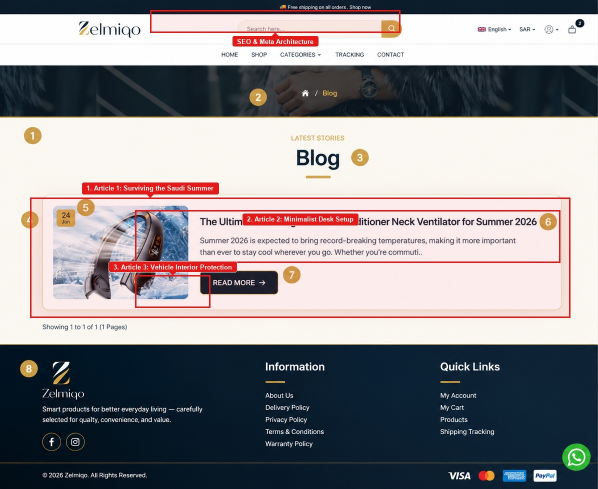
#> input picture new-content-html-pages/assets/blogs_full.jpg, 1195 x 977 px, given in place of media_1795411945974_89f8a25d.jpg, which was not available (shown at 1/2 size)
$ python generate_dock_annotated_assets.py
#> lines starting #> are read from the running program, lines starting #| are printed output that depends on the picture
#!/usr/bin/env python3
"""
generate_dock_annotated_assets.py
Takes the user's 9 uploaded base images (with user-drawn red boxes)
and stamps crisp red badge tabs with matching workstation numbers onto each box.
"""

import os
from PIL import Image, ImageDraw, ImageFont

BASE_UPLOADED = '/Users/shunyavkashminim2/.gemini/antigravity/brain/15b07e7f-69f3-4dc8-984e-f7fdb152baee/.user_uploaded/'
OUTPUT_DIR = '/Users/shunyavkashminim2/Downloads/Test/new-content-html-pages/assets/'

FONT_PATH = '/System/Library/Fonts/Supplemental/Arial Bold.ttf'
RED_BG = (230, 25, 25)      # #e61919 exact standard
WHITE_TEXT = (255, 255, 255) # Pure white text
BORDER_COLOR = (180, 20, 20)

def draw_badge(draw, text, x, y, font, align='left', place='above'):
    """
    Draws a crisp callout badge tab at (x, y).
    place: 'above' (tab sits on top of y), 'inside' (tab sits below y), or 'top_left'
    """
    bbox = font.getbbox(text)
    tw = bbox[2] - bbox[0]
    th = bbox[3] - bbox[1]

    pad_h = 7
    pad_v = 4
    bw = tw + pad_h * 2
    bh = th + pad_v * 2

    if align == 'center':
        bx = int(x - bw / 2)
    elif align == 'right':
        bx = int(x - bw)
    else:
        bx = int(x)

    if place == 'above':
        by = int(y - bh)
    elif place == 'inside':
        by = int(y)
    else:
        by = int(y - bh / 2)

    # Draw solid red rectangle tab with slight rounding or clean corners
    draw.rectangle([bx, by, bx + bw, by + bh], fill=RED_BG)
    # White text centered in badge
    tx = bx + pad_h
    ty = by + pad_v - bbox[1]
    draw.text((tx, ty), text, font=font, fill=WHITE_TEXT)
    return (bx, by, bx + bw, by + bh)


def process_hero():
    src = os.path.join(BASE_UPLOADED, 'media_1795411945974_89f8a25d.jpg')
    im = Image.open(src).convert('RGB')
#> im is the input picture: PIL image 1195x977 RGB; mean R, G, B 143.8, 141.1, 144.4
    draw = ImageDraw.Draw(im)
    font = ImageFont.truetype(FONT_PATH, 13)

    # Box 1: Title x=[505, 956], y=[11, 90]
    draw_badge(draw, "[1] Title", 505, 11, font, align='left', place='inside')

    # Box 2: Callout on watch image x=[236, 441], y=[106, 169]
    draw_badge(draw, "[Callout] Image Tag", 236, 106, font, align='left', place='above')

    # Box 3: Subtitle x=[509, 938], y=[96, 168]
    draw_badge(draw, "[1] Subtitle", 509, 96, font, align='left', place='inside')

    # Box 4: 4 Bullet points x=[505, 701], y=[170, 305]
    draw_badge(draw, "[4] Highlights", 505, 170, font, align='left', place='inside')

    out_path = os.path.join(OUTPUT_DIR, 'product_dock_hero.jpg')
    im.save(out_path, 'JPEG', quality=95)
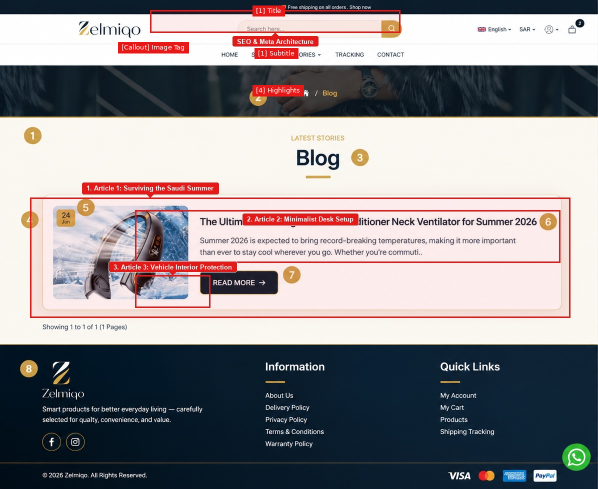
#> saved as product_dock_hero.jpg: PIL image 1195x977 RGB (shown at 1/2 size); mean R, G, B 144.2, 140.1, 143.4
    print("Saved:", out_path)


def process_faqs():
    src = os.path.join(BASE_UPLOADED, 'media_1795412083015_281d8c54.jpg')
    im = Image.open(src).convert('RGB')
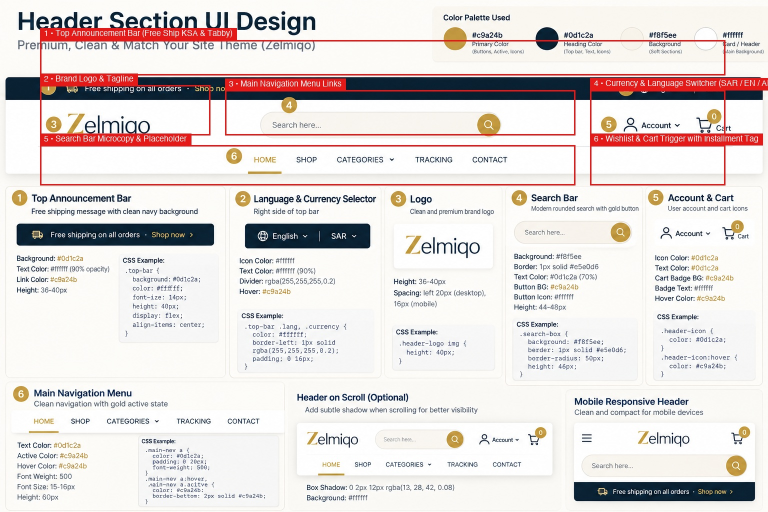
#> input picture new-content-html-pages/assets/header_full.jpg, 1536 x 1024 px, given in place of media_1795412083015_281d8c54.jpg, which was not available (shown at 1/2 size)
#> im is the input picture: PIL image 1536x1024 RGB; mean R, G, B 226.6, 219.9, 218.3
    draw = ImageDraw.Draw(im)
    font = ImageFont.truetype(FONT_PATH, 13)

    # Header: y=[15, 128], x=[532, 1005]
    draw_badge(draw, "[1] Header", 532, 15, font, align='left', place='inside')

    # Accordion 1: y=[140, 211], x=[526, 1005]
    draw_badge(draw, "[FAQ 1] Multi-Device Charging", 526, 140, font, align='left', place='inside')

    # Accordion 2: y=[226, 299], x=[526, 1012]
    draw_badge(draw, "[FAQ 2] iPhone & Samsung Compatibility", 526, 226, font, align='left', place='inside')

    # Accordion 3: y=[312, 386], x=[516, 1005]
    draw_badge(draw, "[FAQ 3] Screen Visibility & Cases", 516, 312, font, align='left', place='inside')

    # Accordion 4: y=[397, 471], x=[513, 1005]
    draw_badge(draw, "[FAQ 4] Built-In Watch Stand", 513, 397, font, align='left', place='inside')

    out_path = os.path.join(OUTPUT_DIR, 'product_dock_faqs.jpg')
    im.save(out_path, 'JPEG', quality=95)
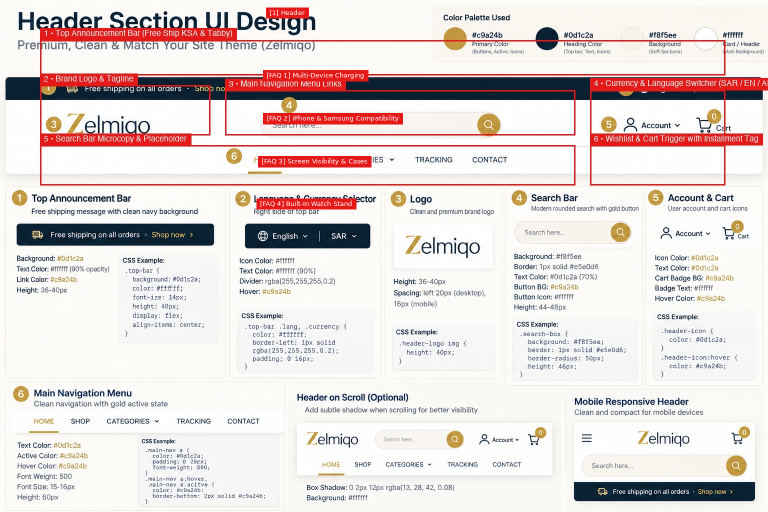
#> saved as product_dock_faqs.jpg: PIL image 1536x1024 RGB (shown at 1/2 size); mean R, G, B 226.8, 217.6, 216
    print("Saved:", out_path)


def process_two_col():
    src = os.path.join(BASE_UPLOADED, 'media_1795412104022_41859d61.jpg')
    im = Image.open(src).convert('RGB')
    draw = ImageDraw.Draw(im)
    font = ImageFont.truetype(FONT_PATH, 13)

    # Top box: y=[108, 232], x=[28, 463]
    draw_badge(draw, "[1] Heading & Value Story", 28, 108, font, align='left', place='inside')

    # Bottom box: y=[242, 356], x=[33, 474]
    draw_badge(draw, "[2] Trust Guarantee Cards", 33, 242, font, align='left', place='inside')

    out_path = os.path.join(OUTPUT_DIR, 'product_dock_two_col.jpg')
    im.save(out_path, 'JPEG', quality=95)
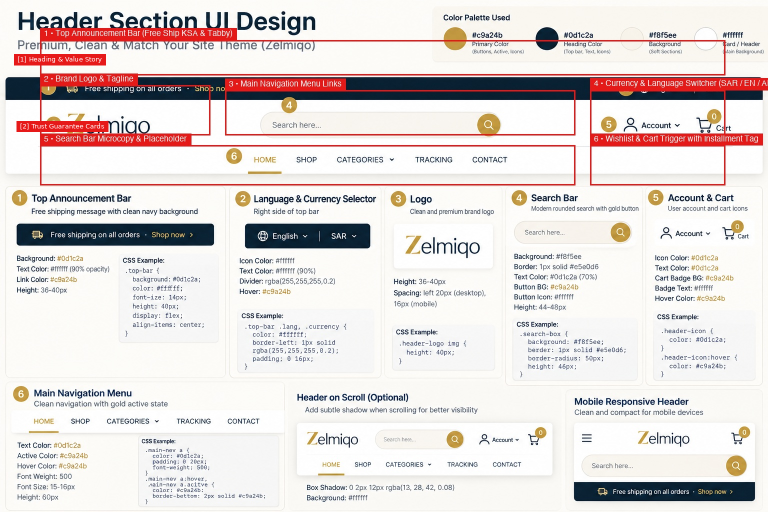
#> saved as product_dock_two_col.jpg: PIL image 1536x1024 RGB (shown at 1/2 size); mean R, G, B 226.6, 219, 217.4
    print("Saved:", out_path)


def process_center_4blocks():
    src = os.path.join(BASE_UPLOADED, 'media_1795412132011_f1445191.png')
#> (the run stopped early here; a loop or call above may not have finished)
